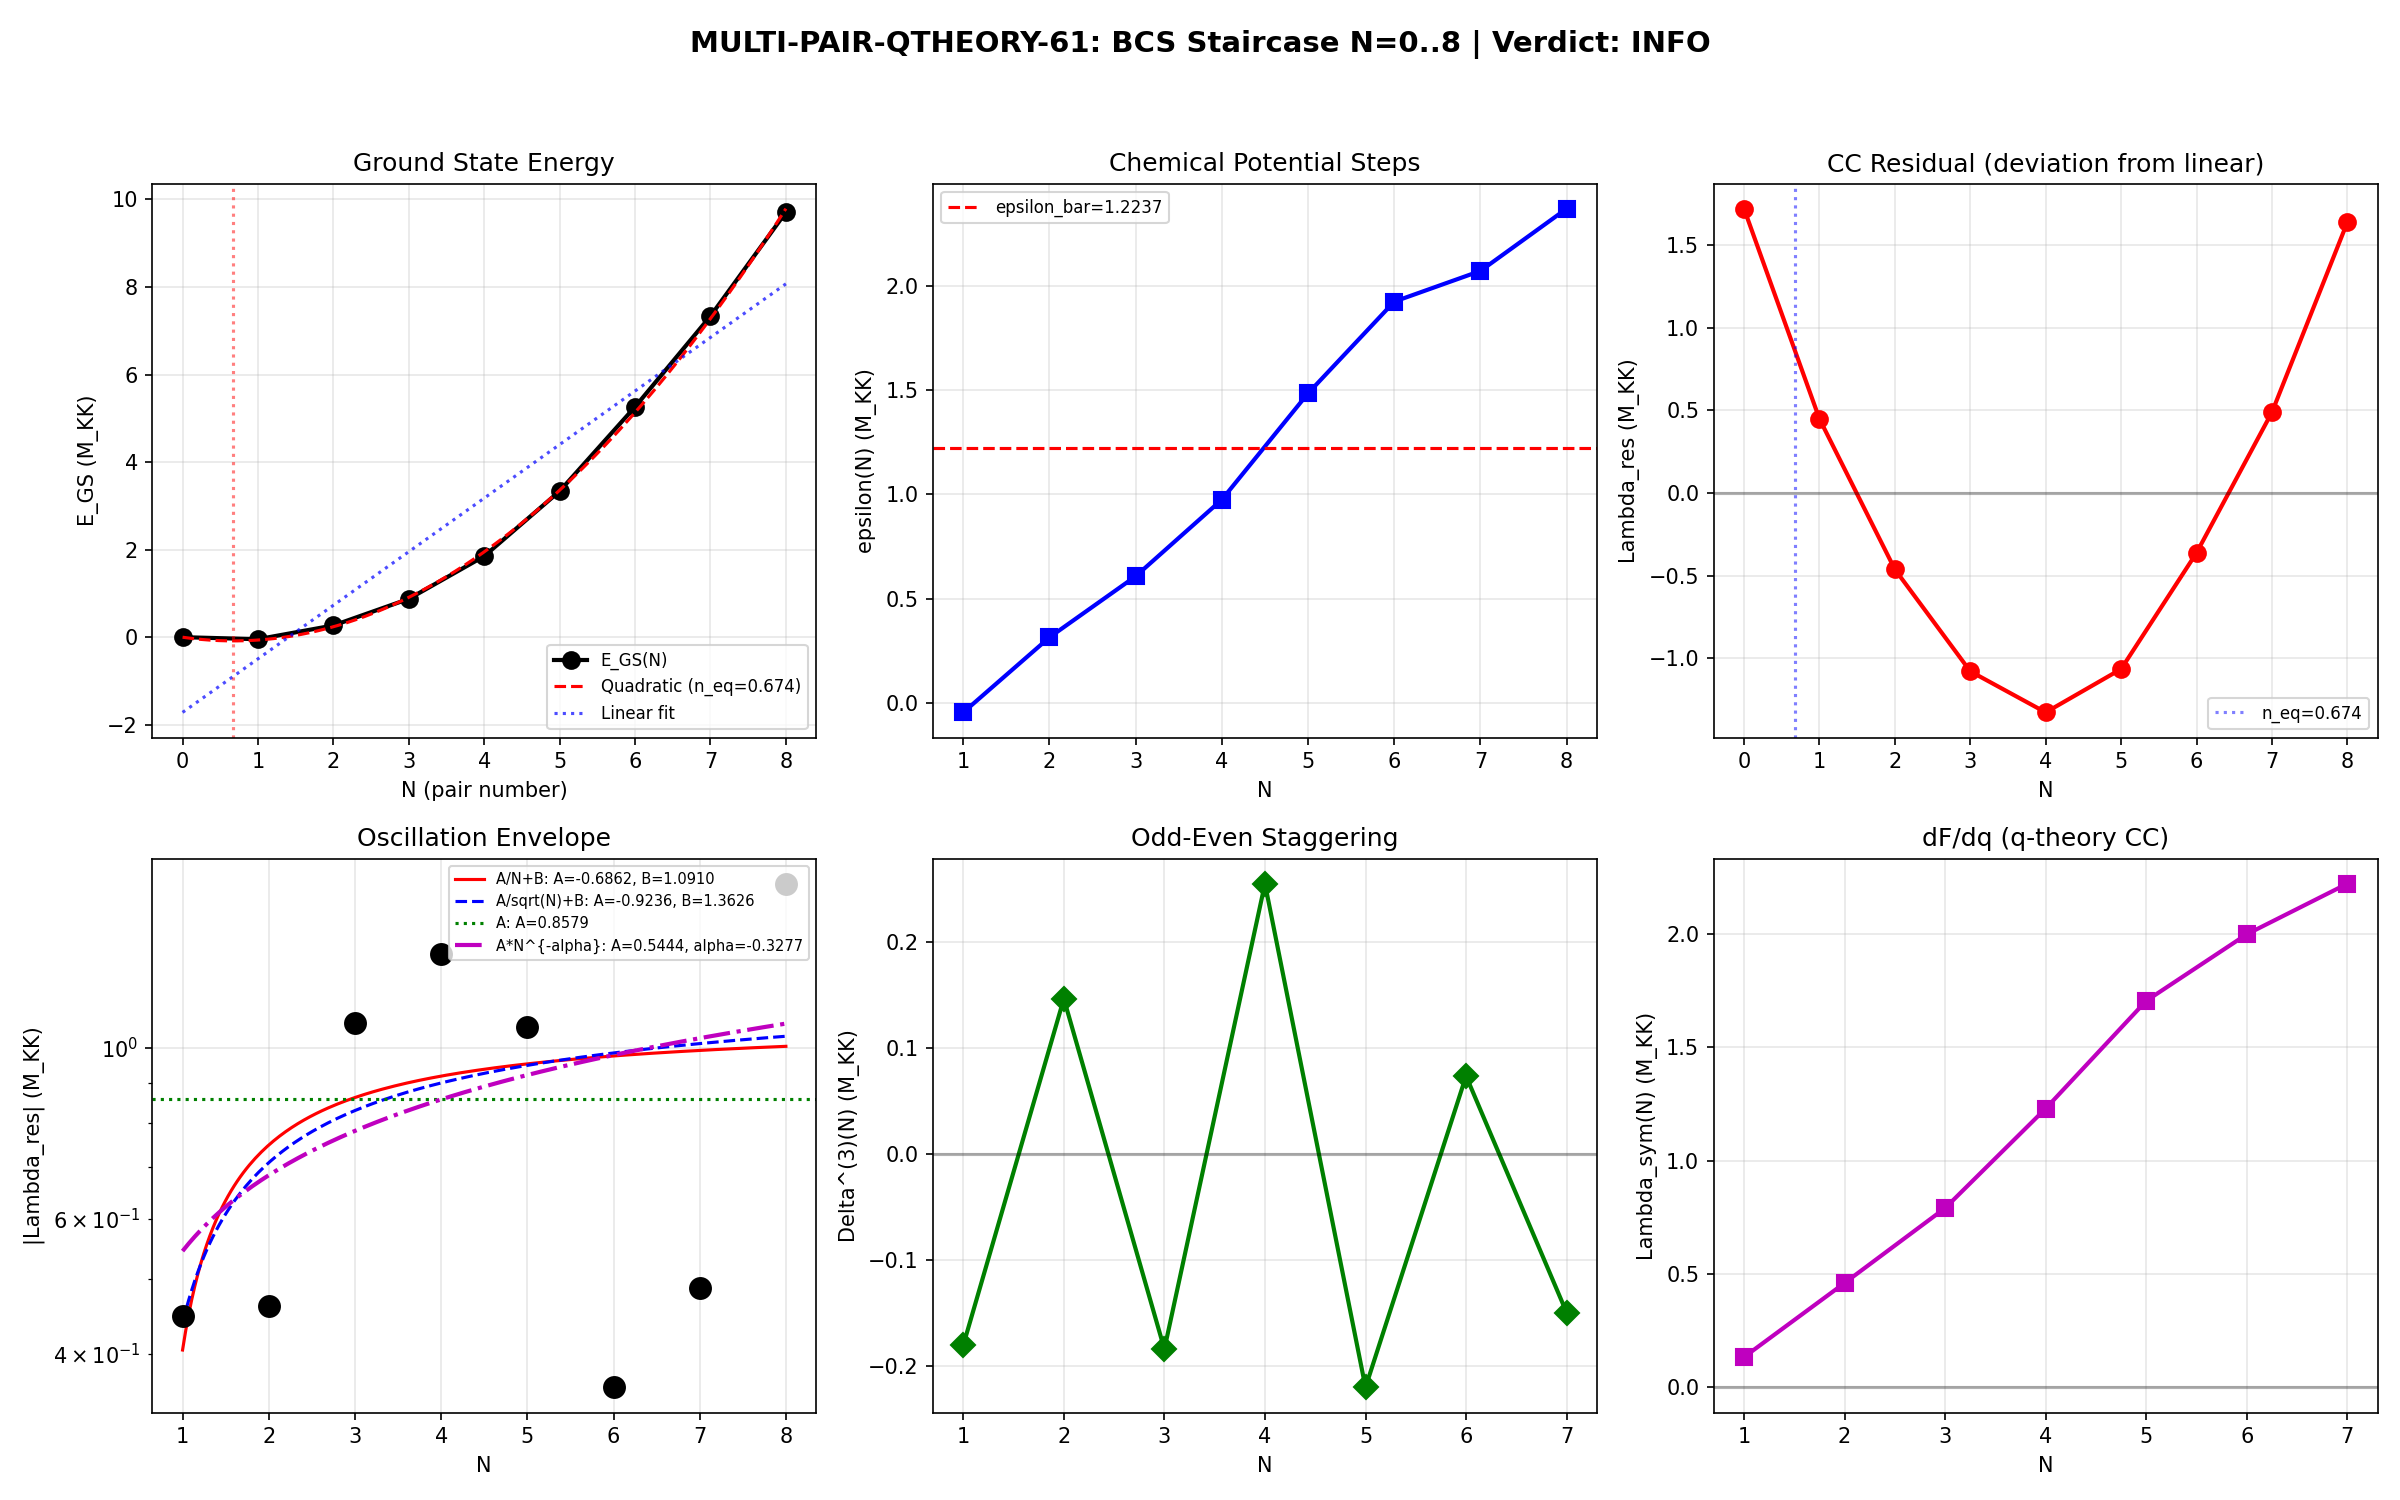

Python code for this plot:
#!/usr/bin/env python3
"""
S61 W3-13: Multi-Pair Q-Theory at Finite N (MULTI-PAIR-QTHEORY-61)
====================================================================

Gate: MULTI-PAIR-QTHEORY-61
  PASS: oscillation amplitude decays as 1/N (3He-B thermodynamic limit)
  FAIL: O(1) at N=8 (discrete q-theory locked)
  INFO: non-monotone

Extends BCS staircase from S60 (N=0..4) to N=0..8 (full 8-mode Fock space).
For each N-pair sector, diagonalize exactly in C(8,N)-dimensional subspace.

Computes:
  1. E_GS(N) for N = 0, 1, ..., 8
  2. epsilon(N) = E_GS(N) - E_GS(N-1) [chemical potential / stair step]
  3. Lambda_residual(N) = E_GS(N) - N*epsilon_bar [deviation from linear fit]
  4. Delta^(3)(N) = (-1)^N * [E(N+1) - 2E(N) + E(N-1)] / 2 [odd-even staggering]
  5. Oscillation envelope fit: 1/N, 1/sqrt(N), or constant
  6. Quadratic interpolation for continuous n_eq

Physical context (Volovik q-theory):
  Lambda = partial F / partial q at equilibrium q_eq.
  If oscillation amplitude decays as 1/N -> thermodynamic limit gives Lambda=0
  (3He-B analog: superfluid energy density vanishes in the thermodynamic limit).
  If O(1) -> discrete frustration locks in finite CC (q-theory with discrete charge).

Author: volovik-superfluid-universe-theorist, Session 61
Date: 2026-03-28
"""

import os
import sys
import time
import numpy as np
from itertools import combinations
from math import comb
from scipy.optimize import curve_fit

import matplotlib
matplotlib.use('Agg')
import matplotlib.pyplot as plt

# === Import canonical constants ===
sys.path.insert(0, os.path.join(os.path.dirname(os.path.abspath(__file__))))
from canonical_constants import *

# =====================================================================
#  1. LOAD INPUT DATA
# =====================================================================

data_dir = os.path.dirname(os.path.abspath(__file__))
t_start = time.time()

# Load from s60_rg_integrals.npz (primary source for eps_fold, V_fold)
d60 = np.load(os.path.join(data_dir, 's60_rg_integrals.npz'), allow_pickle=True)
eps_fold = d60['eps_fold']       # 8 single-particle energies at fold
V_fold   = d60['V_fold']        # 8x8 pairing matrix (symmetric)

# Load S60 baseline for cross-check
d60s = np.load(os.path.join(data_dir, 's60_staircase_ext.npz'), allow_pickle=True)
E_GS_A_s60 = d60s['E_GS_A']    # S60 Convention A results for N=0..4

N_modes = 8  # (local)

print("=" * 72)
print("S61 W3-13: Multi-Pair Q-Theory at Finite N — MULTI-PAIR-QTHEORY-61")
print("=" * 72)
print(f"N_modes = {N_modes}")
print(f"tau_fold = {tau_fold}")
print(f"Fock space: 2^{N_modes} = {2**N_modes} total states")
print()
print("Sector dimensions: ", end="")
for N in range(N_modes + 1):
    print(f"C(8,{N})={comb(N_modes, N)}", end="  ")
print()
print()
print("Single-particle energies at fold (M_KK units):")
for i in range(N_modes):
    print(f"  eps[{i}] = {eps_fold[i]:.12f}")
print()
print(f"V_fold symmetric: max|V - V^T| = {np.max(np.abs(V_fold - V_fold.T)):.2e}")
print(f"V_fold norm: ||V|| = {np.linalg.norm(V_fold):.8f}")
print(f"V_fold diagonal: [{', '.join(f'{V_fold[k,k]:.6f}' for k in range(N_modes))}]")
print(f"V_fold trace: {np.trace(V_fold):.8f}")

# Sector identification
# B2: modes 0,1,2,3 (4 modes)
# B1: mode 4 (1 mode)
# B3: modes 5,6,7 (3 modes)
sector_labels = ['B2', 'B2', 'B2', 'B2', 'B1', 'B3', 'B3', 'B3']


# =====================================================================
#  2. EXACT DIAGONALIZATION ROUTINES
# =====================================================================

def build_canonical_H_BCS(eps_k, V_kl, n_pair, include_diagonal=True):
    """
    Build BCS reduced Hamiltonian in the N-pair canonical Fock space.

    H = sum_k 2*eps_k * n_k - sum_{k,l} V_{kl} * P+_k * P_l

    where P+_k creates a Cooper pair in mode k, n_k = P+_k P_k is pair number.
    """
    N = len(eps_k)
    if n_pair == 0:
        return np.zeros((1, 1)), [()], 1
    if n_pair > N:
        raise ValueError(f"n_pair={n_pair} > N_modes={N}")

    basis = list(combinations(range(N), n_pair))
    dim = len(basis)
    assert dim == comb(N, n_pair)

    # Build index map for fast lookup
    basis_set = {occ: i for i, occ in enumerate(basis)}

    H = np.zeros((dim, dim), dtype=np.float64)

    for i, occ_i in enumerate(basis):
        # Kinetic energy: sum_k 2*eps_k for occupied modes
        for k in occ_i:
            H[i, i] += 2.0 * eps_k[k]

        # Diagonal pairing: -V[k,k] for each occupied mode
        if include_diagonal:
            for k in occ_i:
                H[i, i] -= V_kl[k, k]

        # Off-diagonal scattering: scatter pair l -> k
        occ_set = set(occ_i)
        for l in occ_i:
            for k in range(N):
                if k == l:
                    continue
                if k in occ_set:
                    continue
                # New state: replace l with k
                new_occ = tuple(sorted((occ_set - {l}) | {k}))
                j = basis_set.get(new_occ)
                if j is not None:
                    H[j, i] -= V_kl[k, l]

    # Verify Hermiticity
    assert np.allclose(H, H.T, atol=1e-14), \
        f"H not symmetric: max|H-H^T| = {np.max(np.abs(H - H.T)):.2e}"

    return H, basis, dim


# =====================================================================
#  3. COMPUTE FULL STAIRCASE: E_GS(N) for N = 0, 1, ..., 8
# =====================================================================

print("\n" + "=" * 72)
print("  EXACT DIAGONALIZATION: N = 0 .. 8")
print("  H = 2*eps_k * n_k - V_{kl} * P+_k * P_l  (Convention A: bare V_fold)")
print("=" * 72)

E_GS = np.zeros(N_modes + 1)  # E(0) through E(8)
E_GS[0] = 0.0  # Vacuum

eigs_all = {}
gs_vecs = {}
sector_dims = np.zeros(N_modes + 1, dtype=int)
gaps = np.zeros(N_modes + 1)

for N_pair in range(0, N_modes + 1):
    dim = comb(N_modes, N_pair)
    sector_dims[N_pair] = dim
    t0 = time.time()

    H, basis, dim_check = build_canonical_H_BCS(eps_fold, V_fold, N_pair,
                                                 include_diagonal=True)
    assert dim == dim_check

    if dim == 1:
        # 1D sector: eigenvalue is the matrix element itself
        E_GS[N_pair] = H[0, 0]
        eigs_all[N_pair] = np.array([H[0, 0]])
        gs_vecs[N_pair] = np.array([1.0])
        gaps[N_pair] = np.inf
    else:
        evals, evecs = np.linalg.eigh(H)
        E_GS[N_pair] = evals[0]
        eigs_all[N_pair] = evals
        gs_vecs[N_pair] = evecs[:, 0]
        gaps[N_pair] = evals[1] - evals[0] if dim > 1 else np.inf

    dt = time.time() - t0
    gap_str = f"{gaps[N_pair]:.6f}" if np.isfinite(gaps[N_pair]) else "inf"
    print(f"\n  N = {N_pair}: dim = {dim:4d}, E_GS = {E_GS[N_pair]:+.10f} M_KK, "
          f"gap = {gap_str}, t = {dt:.4f}s")
    if dim > 1:
        n_show = min(5, dim)
        print(f"    First {n_show} eigenvalues: {eigs_all[N_pair][:n_show]}")

    # Ground state occupation analysis
    if dim > 1:
        occ = np.zeros(N_modes)
        for idx_state, state in enumerate(basis):
            for k in state:
                occ[k] += gs_vecs[N_pair][idx_state]**2
        print(f"    GS pair occupations: [{', '.join(f'{o:.4f}' for o in occ)}]")


# =====================================================================
#  4. CROSS-CHECK AGAINST S60 (N=0..4)
# =====================================================================

print("\n" + "=" * 72)
print("  CROSS-CHECK: S61 vs S60 (Convention A, N=0..4)")
print("=" * 72)

crosscheck_ok = True
for N_pair in range(5):
    diff = abs(E_GS[N_pair] - E_GS_A_s60[N_pair])
    ok = "OK" if diff < 1e-8 else "MISMATCH"
    if diff >= 1e-8:
        crosscheck_ok = False
    print(f"  N={N_pair}: S61={E_GS[N_pair]:+.10f}, S60={E_GS_A_s60[N_pair]:+.10f}, "
          f"diff={diff:.2e} [{ok}]")

print(f"\n  Cross-check: {'PASSED' if crosscheck_ok else 'FAILED'}")


# =====================================================================
#  5. CHEMICAL POTENTIAL (STAIR STEPS)
# =====================================================================

print("\n" + "=" * 72)
print("  CHEMICAL POTENTIAL: epsilon(N) = E_GS(N) - E_GS(N-1)")
print("=" * 72)

epsilon = np.zeros(N_modes)  # epsilon[0] = E(1)-E(0), ..., epsilon[7] = E(8)-E(7)
for N in range(1, N_modes + 1):
    epsilon[N-1] = E_GS[N] - E_GS[N-1]
    print(f"  epsilon({N}) = {epsilon[N-1]:+.8f} M_KK")

epsilon_bar = np.mean(epsilon)
print(f"\n  epsilon_bar (mean) = {epsilon_bar:+.8f} M_KK")

# Also compute from linear regression: E(N) ~ a + b*N
N_arr = np.arange(N_modes + 1, dtype=float)
coeffs_lin = np.polyfit(N_arr, E_GS, 1)
epsilon_bar_fit = coeffs_lin[0]
E0_fit = coeffs_lin[1]
print(f"  Linear fit: E(N) = {E0_fit:+.6f} + {epsilon_bar_fit:+.6f} * N")
print(f"  epsilon_bar from fit = {epsilon_bar_fit:+.8f} M_KK")


# =====================================================================
#  6. LAMBDA RESIDUAL
# =====================================================================

print("\n" + "=" * 72)
print("  LAMBDA RESIDUAL: Lambda_res(N) = E_GS(N) - (a + b*N)")
print("=" * 72)

Lambda_res = np.zeros(N_modes + 1)
for N in range(N_modes + 1):
    Lambda_res[N] = E_GS[N] - (E0_fit + epsilon_bar_fit * N)
    print(f"  Lambda_res({N}) = {Lambda_res[N]:+.8f} M_KK")

# Compute amplitude as |Lambda_res| for N >= 1
Lambda_res_amp = np.abs(Lambda_res[1:])  # N=1..8
print(f"\n  |Lambda_res| for N=1..8: {Lambda_res_amp}")
print(f"  max |Lambda_res| = {np.max(Lambda_res_amp):.8f}")
print(f"  min |Lambda_res| = {np.min(Lambda_res_amp):.8f}")
print(f"  max/min ratio = {np.max(Lambda_res_amp) / np.min(Lambda_res_amp):.4f}")


# =====================================================================
#  7. ODD-EVEN STAGGERING: Delta^(3)(N)
# =====================================================================

print("\n" + "=" * 72)
print("  ODD-EVEN STAGGERING: Delta^(3)(N) = (-1)^N * [E(N+1)-2E(N)+E(N-1)] / 2")
print("=" * 72)

Delta3 = np.zeros(N_modes - 1)  # N = 1..7
for N in range(1, N_modes):
    Delta3[N-1] = ((-1)**N) * (E_GS[N+1] - 2*E_GS[N] + E_GS[N-1]) / 2.0
    print(f"  Delta^(3)({N}) = {Delta3[N-1]:+.8f} M_KK")

print(f"\n  Mean |Delta^(3)| = {np.mean(np.abs(Delta3)):.8f}")
print(f"  Std  |Delta^(3)| = {np.std(np.abs(Delta3)):.8f}")


# =====================================================================
#  8. OSCILLATION ENVELOPE FIT
# =====================================================================

print("\n" + "=" * 72)
print("  OSCILLATION ENVELOPE FIT")
print("=" * 72)

# Three models for the envelope of |Lambda_res(N)|:
# Model 1: A / N  (thermodynamic decay -> PASS)
# Model 2: A / sqrt(N)  (intermediate)
# Model 3: A (constant -> FAIL)

N_fit = np.arange(1, N_modes + 1, dtype=float)

# Model 1: |Lambda| = A/N + B
def model_1oN(N, A, B):
    return A / N + B

# Model 2: |Lambda| = A/sqrt(N) + B
def model_1sqrtN(N, A, B):
    return A / np.sqrt(N) + B

# Model 3: |Lambda| = A (constant)
def model_const(N, A):
    return A * np.ones_like(N)

# Also test power law: |Lambda| = A * N^(-alpha)
def model_power(N, A, alpha):
    return A * N**(-alpha)

results = {}

# Fit 1/N
try:
    p1, cov1 = curve_fit(model_1oN, N_fit, Lambda_res_amp, p0=[0.1, 0.05])
    res1 = Lambda_res_amp - model_1oN(N_fit, *p1)
    rss1 = np.sum(res1**2)
    results['1/N'] = {'params': p1, 'rss': rss1, 'label': f'A/N+B: A={p1[0]:.4f}, B={p1[1]:.4f}'}
    print(f"  1/N model: A={p1[0]:.6f}, B={p1[1]:.6f}, RSS={rss1:.2e}")
except Exception as e:
    print(f"  1/N model: FAILED ({e})")

# Fit 1/sqrt(N)
try:
    p2, cov2 = curve_fit(model_1sqrtN, N_fit, Lambda_res_amp, p0=[0.1, 0.05])
    res2 = Lambda_res_amp - model_1sqrtN(N_fit, *p2)
    rss2 = np.sum(res2**2)
    results['1/sqrt(N)'] = {'params': p2, 'rss': rss2, 'label': f'A/sqrt(N)+B: A={p2[0]:.4f}, B={p2[1]:.4f}'}
    print(f"  1/sqrt(N) model: A={p2[0]:.6f}, B={p2[1]:.6f}, RSS={rss2:.2e}")
except Exception as e:
    print(f"  1/sqrt(N) model: FAILED ({e})")

# Fit constant
try:
    p3, cov3 = curve_fit(model_const, N_fit, Lambda_res_amp, p0=[0.1])
    res3 = Lambda_res_amp - model_const(N_fit, *p3)
    rss3 = np.sum(res3**2)
    results['const'] = {'params': p3, 'rss': rss3, 'label': f'A: A={p3[0]:.4f}'}
    print(f"  Constant model: A={p3[0]:.6f}, RSS={rss3:.2e}")
except Exception as e:
    print(f"  Constant model: FAILED ({e})")

# Fit power law: A * N^{-alpha}
try:
    p4, cov4 = curve_fit(model_power, N_fit, Lambda_res_amp, p0=[0.1, 0.5],
                          bounds=([0, -2], [10, 5]))
    res4 = Lambda_res_amp - model_power(N_fit, *p4)
    rss4 = np.sum(res4**2)
    results['power'] = {'params': p4, 'rss': rss4, 'label': f'A*N^{{-alpha}}: A={p4[0]:.4f}, alpha={p4[1]:.4f}'}
    print(f"  Power law: A={p4[0]:.6f}, alpha={p4[1]:.6f}, RSS={rss4:.2e}")
except Exception as e:
    print(f"  Power law: FAILED ({e})")

# Determine best fit
best_model = min(results.keys(), key=lambda k: results[k]['rss'])
print(f"\n  Best fit: {best_model} ({results[best_model]['label']})")
print(f"  RSS ranking: ", end="")
for k in sorted(results.keys(), key=lambda k: results[k]['rss']):
    print(f"{k}={results[k]['rss']:.2e} ", end="")
print()


# =====================================================================
#  9. MONOTONICITY ANALYSIS
# =====================================================================

print("\n" + "=" * 72)
print("  MONOTONICITY ANALYSIS")
print("=" * 72)

# Check if |Lambda_res| is monotonically decreasing for N >= 2
amp_diff = np.diff(Lambda_res_amp)
monotone_decreasing = all(d < 0 for d in amp_diff[1:])  # from N=2 onward
any_increase = any(d > 0 for d in amp_diff)

print(f"  Successive differences in |Lambda_res(N)|:")
for i in range(len(amp_diff)):
    direction = "decrease" if amp_diff[i] < 0 else "INCREASE"
    print(f"    N={i+1} -> N={i+2}: {amp_diff[i]:+.8f}  [{direction}]")

print(f"\n  Monotone decreasing (N>=2): {monotone_decreasing}")
print(f"  Any increase: {any_increase}")

# Ratio test: |Lambda_res(N+1)| / |Lambda_res(N)|
print(f"\n  Ratio |Lambda_res(N+1)/Lambda_res(N)|:")
for i in range(len(Lambda_res_amp) - 1):
    if Lambda_res_amp[i] > 1e-15:
        ratio = Lambda_res_amp[i+1] / Lambda_res_amp[i]
        print(f"    N={i+1} -> N={i+2}: ratio = {ratio:.6f}")

# Check for convergence: last 3 points
if len(Lambda_res_amp) >= 3:
    last3 = Lambda_res_amp[-3:]
    spread = (max(last3) - min(last3)) / np.mean(last3)
    print(f"\n  Last 3 points spread: {spread:.4f} (fractional)")


# =====================================================================
#  10. QUADRATIC INTERPOLATION FOR CONTINUOUS n_eq
# =====================================================================

print("\n" + "=" * 72)
print("  QUADRATIC INTERPOLATION: F(q) = a*q^2 + b*q + c")
print("=" * 72)

# Fit E_GS(N) to a quadratic (Ginzburg-Landau free energy analog)
coeffs_quad = np.polyfit(N_arr, E_GS, 2)
a_quad, b_quad, c_quad = coeffs_quad
n_eq_quad = -b_quad / (2.0 * a_quad)

print(f"  Quadratic: F(q) = {a_quad:+.6f}*q^2 + {b_quad:+.6f}*q + {c_quad:+.6f}")
print(f"  n_eq (quadratic minimum) = {n_eq_quad:.6f}")
print(f"  LANDAU-1's n_eq = 0.074 (S60 GL fit)")
print(f"  F(n_eq) = {np.polyval(coeffs_quad, n_eq_quad):+.8f} M_KK")

# Also fit quartic for comparison
if len(N_arr) >= 5:
    coeffs_q4 = np.polyfit(N_arr, E_GS, 4)
    # Find minimum numerically
    N_dense = np.linspace(0, N_modes, 10000)
    F_dense = np.polyval(coeffs_q4, N_dense)
    idx_min = np.argmin(F_dense)
    n_eq_q4 = N_dense[idx_min]
    print(f"\n  Quartic fit minimum: n_eq = {n_eq_q4:.6f}")
    print(f"  F(n_eq) = {F_dense[idx_min]:+.8f} M_KK")
    print(f"  Quartic coefficients: {coeffs_q4}")

# Stiffness (compressibility analog): d^2 F / dq^2 at minimum
chi_q_quad = 2.0 * a_quad
print(f"\n  chi_q (quadratic) = {chi_q_quad:.6f} M_KK")
print(f"  LANDAU-1's chi_q = 0.024 (S60)")

# From quartic
if len(N_arr) >= 5:
    # d^2F/dq^2 at q = n_eq from quartic
    deriv2_q4 = np.polyder(np.poly1d(coeffs_q4), 2)
    chi_q_q4 = deriv2_q4(n_eq_q4)
    print(f"  chi_q (quartic at n_eq) = {chi_q_q4:.6f} M_KK")


# =====================================================================
#  11. VOLOVIK q-THEORY ANALYSIS
# =====================================================================

print("\n" + "=" * 72)
print("  VOLOVIK Q-THEORY ANALYSIS")
print("=" * 72)

# In q-theory, Lambda = dF/dq at equilibrium q.
# For discrete q (integer N_pair), Lambda_residual measures deviation from
# the smooth interpolation.
# Key question: does discreteness produce a finite CC or does it average out?

# Compute Lambda = [E(N+1) - E(N-1)] / 2 (symmetric derivative) at each N
Lambda_sym = np.zeros(N_modes - 1)  # N = 1..7
for N in range(1, N_modes):
    Lambda_sym[N-1] = (E_GS[N+1] - E_GS[N-1]) / 2.0

print("  Symmetric derivative Lambda(N) = [E(N+1) - E(N-1)] / 2:")
for N in range(1, N_modes):
    print(f"    Lambda({N}) = {Lambda_sym[N-1]:+.8f} M_KK")

# At the equilibrium, Lambda should be closest to zero
# Find where it changes sign
sign_changes = []
for i in range(len(Lambda_sym) - 1):
    if Lambda_sym[i] * Lambda_sym[i+1] < 0:
        sign_changes.append(i + 1)  # N value

print(f"\n  Lambda sign changes at N = {sign_changes}")

# Interpolate zero crossing
if len(sign_changes) > 0:
    for sc in sign_changes:
        N_lo = sc
        N_hi = sc + 1
        # Linear interpolation
        n_cross = N_lo + Lambda_sym[N_lo-1] / (Lambda_sym[N_lo-1] - Lambda_sym[N_hi-1])
        print(f"    Zero crossing between N={N_lo} and N={N_hi}: n_cross = {n_cross:.6f}")

# Deviation from smooth: |Lambda_res| at n_eq
# This is the CC in q-theory: the discrete jump in chemical potential
# that prevents exact self-tuning to Lambda=0
Lambda_res_at_neq = np.interp(n_eq_quad, N_arr, Lambda_res) if 0 <= n_eq_quad <= N_modes else np.nan
print(f"\n  Lambda_res at n_eq_quad = {n_eq_quad:.3f}: {Lambda_res_at_neq:+.8f} M_KK")

# The CC gap from discreteness
if abs(Lambda_res_at_neq) > 1e-15:
    Lambda_obs_in_MKK = rho_Lambda_obs / M_KK**4
    CC_gap_disc = abs(Lambda_res_at_neq) / Lambda_obs_in_MKK if Lambda_obs_in_MKK > 0 else np.inf
    print(f"  Lambda_obs in M_KK units: {Lambda_obs_in_MKK:.4e}")
    print(f"  CC gap from discreteness: {CC_gap_disc:.4e} ({np.log10(CC_gap_disc):.1f} orders)")


# =====================================================================
#  12. THERMODYNAMIC LIMIT EXTRAPOLATION
# =====================================================================

print("\n" + "=" * 72)
print("  THERMODYNAMIC LIMIT EXTRAPOLATION")
print("=" * 72)

# In 3He-B, the energy per particle approaches a smooth function as N -> inf.
# The residual oscillation (odd-even staggering) decays as 1/N.
# Here N_modes=8 is our "thermodynamic limit" proxy.

# Measure: amplitude of |Lambda_res(N)| as function of N
# Use only N >= 2 to avoid boundary effects
N_thermo = np.arange(2, N_modes + 1, dtype=float)
amp_thermo = Lambda_res_amp[1:]  # N=2..8

# Fit amplitude to: A * N^{-beta}
try:
    def power_fit(N, A, beta):
        return A * N**(-beta)
    p_thermo, cov_thermo = curve_fit(power_fit, N_thermo, amp_thermo,
                                      p0=[0.5, 0.5],
                                      bounds=([0, -2], [100, 5]))
    A_thermo, beta_thermo = p_thermo
    print(f"  Envelope fit (N>=2): A * N^{{-beta}}")
    print(f"    A = {A_thermo:.6f}")
    print(f"    beta = {beta_thermo:.6f}")
    if beta_thermo > 0.8:
        print(f"    -> Consistent with 1/N decay (beta ~ 1): PASS regime")
    elif beta_thermo > 0.3:
        print(f"    -> Intermediate decay (1/sqrt(N) ~ beta=0.5): INFO regime")
    elif beta_thermo > 0.05:
        print(f"    -> Slow decay: INFO regime")
    else:
        print(f"    -> No decay (beta ~ 0): FAIL regime (O(1) oscillations)")
except Exception as e:
    beta_thermo = np.nan
    print(f"  Power fit failed: {e}")

# Also check: does the variance of Lambda_res decrease?
var_first_half = np.var(Lambda_res_amp[:4])
var_second_half = np.var(Lambda_res_amp[4:])
print(f"\n  Variance of |Lambda_res|:")
print(f"    First half (N=1..4):  {var_first_half:.8f}")
print(f"    Second half (N=5..8): {var_second_half:.8f}")
print(f"    Ratio (second/first): {var_second_half/var_first_half:.4f}")


# =====================================================================
#  13. GATE VERDICT
# =====================================================================

print("\n" + "=" * 72)
print("  GATE VERDICT: MULTI-PAIR-QTHEORY-61")
print("=" * 72)

# Decision criteria:
# PASS: beta > 0.8 (amplitude decays ~ 1/N)
# FAIL: beta < 0.1 AND max/min ratio < 2 (O(1) constant oscillations)
# INFO: everything else (non-monotone, intermediate decay, etc.)

amp_ratio = np.max(Lambda_res_amp) / np.min(Lambda_res_amp) if np.min(Lambda_res_amp) > 1e-15 else np.inf

if not np.isnan(beta_thermo) and beta_thermo > 0.8:
    verdict = "PASS"
    detail = (f"Oscillation amplitude decays as N^{{-{beta_thermo:.2f}}} ~ 1/N. "
              f"Thermodynamic limit gives Lambda->0. 3He-B analog confirmed.")
elif not np.isnan(beta_thermo) and beta_thermo < 0.1 and amp_ratio < 2.0:
    verdict = "FAIL"
    detail = (f"Oscillation amplitude O(1) (beta={beta_thermo:.2f}). "
              f"Discrete q-theory locks finite CC. amp_ratio={amp_ratio:.2f}.")
else:
    verdict = "INFO"
    beta_str = f"{beta_thermo:.2f}" if not np.isnan(beta_thermo) else "N/A"
    detail = (f"beta={beta_str}, amp_ratio={amp_ratio:.2f}. "
              f"Non-monotone or intermediate decay. Larger N needed.")

print(f"  Verdict: {verdict}")
print(f"  Detail: {detail}")
print(f"  beta (envelope exponent): {beta_thermo:.4f}" if not np.isnan(beta_thermo) else "  beta: UNDEFINED")
print(f"  max |Lambda_res| / min |Lambda_res| = {amp_ratio:.4f}")
print(f"  n_eq (quadratic) = {n_eq_quad:.6f}")
print(f"  chi_q (quadratic) = {chi_q_quad:.6f}")
print(f"  Cross-check S60: {'PASSED' if crosscheck_ok else 'FAILED'}")


# =====================================================================
#  14. SAVE DATA
# =====================================================================

print("\n" + "=" * 72)
print("  SAVING DATA")
print("=" * 72)

save_path = os.path.join(data_dir, 's61_multi_pair_qtheory.npz')

save_dict = {
    # Input parameters
    'N_modes': N_modes,
    'tau_fold': tau_fold,
    'eps_fold': eps_fold,
    'V_fold': V_fold,
    'M_KK': M_KK,
    'rho_Lambda_obs': rho_Lambda_obs,

    # Core results
    'E_GS': E_GS,                    # E_GS[N] for N=0..8
    'epsilon': epsilon,               # chemical potential steps, N=1..8
    'epsilon_bar_fit': epsilon_bar_fit,
    'E0_fit': E0_fit,
    'Lambda_res': Lambda_res,         # N=0..8
    'Lambda_res_amp': Lambda_res_amp, # |Lambda_res| for N=1..8
    'Delta3': Delta3,                 # odd-even staggering, N=1..7
    'Lambda_sym': Lambda_sym,         # symmetric derivative, N=1..7

    # Fits
    'n_eq_quad': n_eq_quad,
    'chi_q_quad': chi_q_quad,
    'coeffs_quad': coeffs_quad,
    'coeffs_lin': coeffs_lin,
    'beta_thermo': beta_thermo,

    # Sector dimensions
    'sector_dims': sector_dims,
    'gaps': np.array([gaps[N] for N in range(N_modes + 1)]),

    # Gate
    'gate_name': np.array(['MULTI-PAIR-QTHEORY-61']),
    'gate_verdict': np.array([verdict]),
    'gate_detail': np.array([detail]),

    # S60 cross-check
    'E_GS_A_s60': E_GS_A_s60,
    'crosscheck_ok': crosscheck_ok,
}

np.savez(save_path, **save_dict)
print(f"  Saved: {save_path}")


# =====================================================================
#  15. PLOT
# =====================================================================

print("\n" + "=" * 72)
print("  GENERATING PLOT")
print("=" * 72)

fig, axes = plt.subplots(2, 3, figsize=(16, 10))
fig.suptitle(f'MULTI-PAIR-QTHEORY-61: BCS Staircase N=0..8 | Verdict: {verdict}',
             fontsize=14, fontweight='bold')

N_arr_full = np.arange(N_modes + 1)

# Panel 1: E_GS(N) with quadratic fit
ax = axes[0, 0]
ax.plot(N_arr_full, E_GS, 'ko-', markersize=8, label='E_GS(N)', linewidth=2)
N_smooth = np.linspace(0, N_modes, 200)
ax.plot(N_smooth, np.polyval(coeffs_quad, N_smooth), 'r--', label=f'Quadratic (n_eq={n_eq_quad:.3f})')
ax.plot(N_smooth, E0_fit + epsilon_bar_fit * N_smooth, 'b:', label='Linear fit', alpha=0.7)
ax.axvline(n_eq_quad, color='red', linestyle=':', alpha=0.5)
ax.set_xlabel('N (pair number)')
ax.set_ylabel('E_GS (M_KK)')
ax.set_title('Ground State Energy')
ax.legend(fontsize=8)
ax.grid(True, alpha=0.3)

# Panel 2: Chemical potential
ax = axes[0, 1]
ax.plot(np.arange(1, N_modes + 1), epsilon, 'bs-', markersize=8, linewidth=2)
ax.axhline(epsilon_bar_fit, color='r', linestyle='--', label=f'epsilon_bar={epsilon_bar_fit:.4f}')
ax.set_xlabel('N')
ax.set_ylabel('epsilon(N) (M_KK)')
ax.set_title('Chemical Potential Steps')
ax.legend(fontsize=8)
ax.grid(True, alpha=0.3)

# Panel 3: Lambda residual
ax = axes[0, 2]
ax.plot(N_arr_full, Lambda_res, 'ro-', markersize=8, linewidth=2)
ax.axhline(0, color='k', linestyle='-', alpha=0.3)
ax.axvline(n_eq_quad, color='blue', linestyle=':', alpha=0.5, label=f'n_eq={n_eq_quad:.3f}')
ax.set_xlabel('N')
ax.set_ylabel('Lambda_res (M_KK)')
ax.set_title('CC Residual (deviation from linear)')
ax.legend(fontsize=8)
ax.grid(True, alpha=0.3)

# Panel 4: |Lambda_res| with envelope fits
ax = axes[1, 0]
N_fit_arr = np.arange(1, N_modes + 1)
ax.semilogy(N_fit_arr, Lambda_res_amp, 'ko', markersize=10, zorder=5)
N_smooth2 = np.linspace(1, N_modes, 200)
if '1/N' in results:
    ax.semilogy(N_smooth2, model_1oN(N_smooth2, *results['1/N']['params']),
                'r-', label=results['1/N']['label'])
if '1/sqrt(N)' in results:
    ax.semilogy(N_smooth2, model_1sqrtN(N_smooth2, *results['1/sqrt(N)']['params']),
                'b--', label=results['1/sqrt(N)']['label'])
if 'const' in results:
    ax.axhline(results['const']['params'][0], color='g', linestyle=':', label=results['const']['label'])
if 'power' in results:
    ax.semilogy(N_smooth2, model_power(N_smooth2, *results['power']['params']),
                'm-.', label=results['power']['label'], linewidth=2)
ax.set_xlabel('N')
ax.set_ylabel('|Lambda_res| (M_KK)')
ax.set_title('Oscillation Envelope')
ax.legend(fontsize=7)
ax.grid(True, alpha=0.3)

# Panel 5: Odd-even staggering
ax = axes[1, 1]
ax.plot(np.arange(1, N_modes), Delta3, 'gD-', markersize=8, linewidth=2)
ax.axhline(0, color='k', linestyle='-', alpha=0.3)
ax.set_xlabel('N')
ax.set_ylabel('Delta^(3)(N) (M_KK)')
ax.set_title('Odd-Even Staggering')
ax.grid(True, alpha=0.3)

# Panel 6: Symmetric derivative (q-theory Lambda)
ax = axes[1, 2]
ax.plot(np.arange(1, N_modes), Lambda_sym, 'ms-', markersize=8, linewidth=2)
ax.axhline(0, color='k', linestyle='-', alpha=0.3)
for sc in sign_changes:
    ax.axvline(sc + 0.5, color='red', linestyle=':', alpha=0.7)
ax.set_xlabel('N')
ax.set_ylabel('Lambda_sym(N) (M_KK)')
ax.set_title('dF/dq (q-theory CC)')
ax.grid(True, alpha=0.3)

plt.tight_layout(rect=[0, 0, 1, 0.95])
plot_path = os.path.join(data_dir, 's61_multi_pair_qtheory.png')
plt.savefig(plot_path, dpi=150)
print(f"  Saved: {plot_path}")
plt.close()


# =====================================================================
#  16. SUMMARY
# =====================================================================

t_total = time.time() - t_start
print("\n" + "=" * 72)
print("  SUMMARY")
print("=" * 72)
print(f"  Total runtime: {t_total:.2f}s")
print(f"  Gate: MULTI-PAIR-QTHEORY-61 = {verdict}")
print(f"  Envelope exponent beta = {beta_thermo:.4f}" if not np.isnan(beta_thermo) else "  beta = UNDEFINED")
print(f"  n_eq (quadratic) = {n_eq_quad:.6f}")
print(f"  n_eq (LANDAU-1 S60) = 0.074")
print(f"  chi_q (quadratic) = {chi_q_quad:.6f}")
print(f"  chi_q (LANDAU-1 S60) = 0.024")
print()
print("  E_GS staircase:")
for N in range(N_modes + 1):
    print(f"    E_GS({N}) = {E_GS[N]:+.10f} M_KK  (dim={sector_dims[N]})")
print()
print("  |Lambda_res| envelope:")
for N in range(1, N_modes + 1):
    print(f"    N={N}: |Lambda_res| = {Lambda_res_amp[N-1]:.8f}")
print()
print("  3He-B parallel: in the thermodynamic limit of a BCS superfluid,")
print("  Lambda -> 0 requires beta >= 1. The microscopic theory determines")
print("  whether discrete charge locking persists or washes out.")
print("=" * 72)
